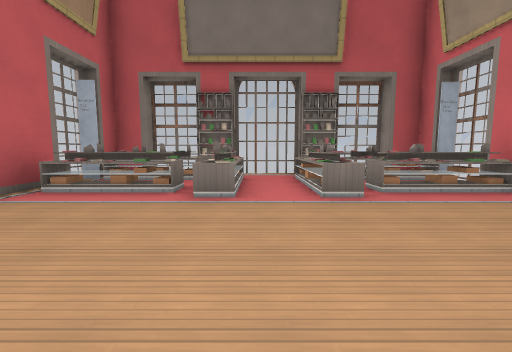
view 1 (above)

16 first-person views from a walk through a 3-D level made in the Godot game engine. The camera is 1.4 m above the floor, tilts 6° down and sees 90° across. The floor is counted in squares, 2 m on a side. Each view is taken from the middle of a square. On the plan, view 1 faces up. The plan holds only what a view shows up to about 9 squares ahead; the rest is blank. The place goes on beyond the plan. Some surface patterns are stand-ins.

view 2
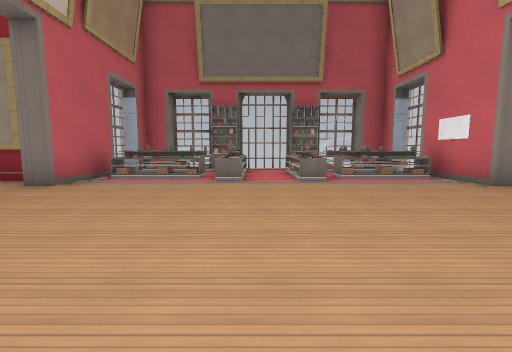

view 3
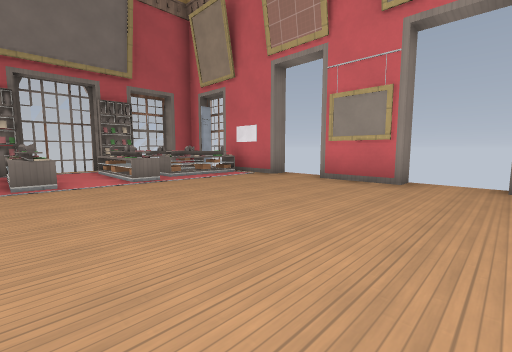

view 4
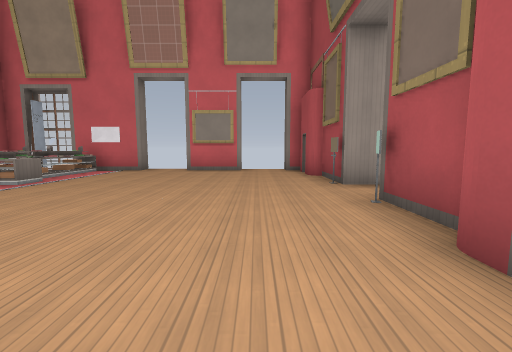

view 5
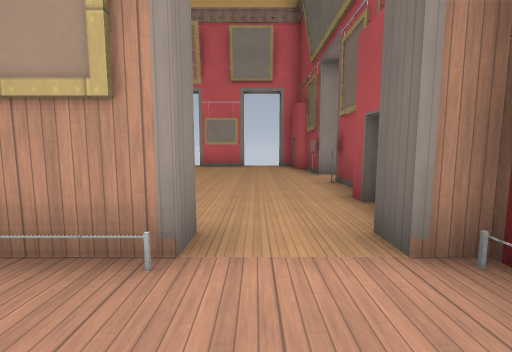

view 6
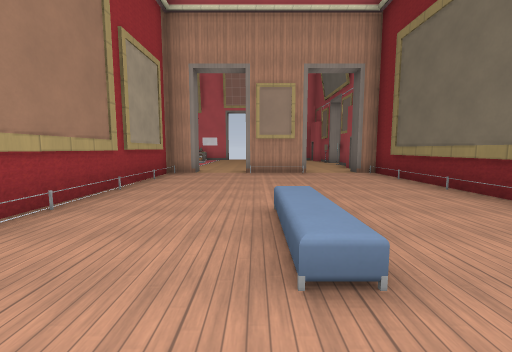

view 7
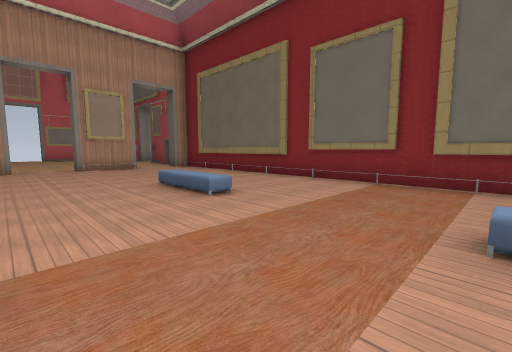

view 8
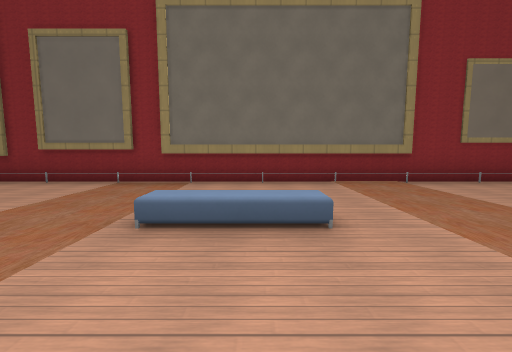

view 9
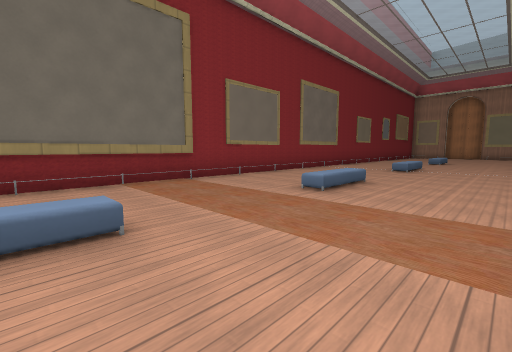

view 10
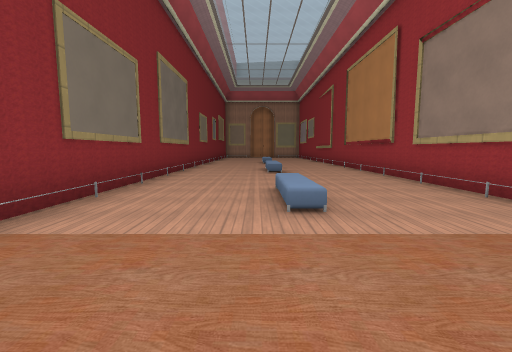

view 11
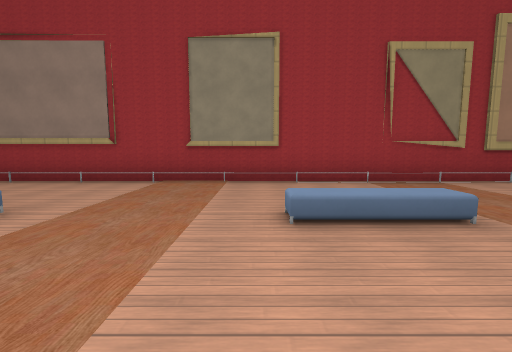

view 12
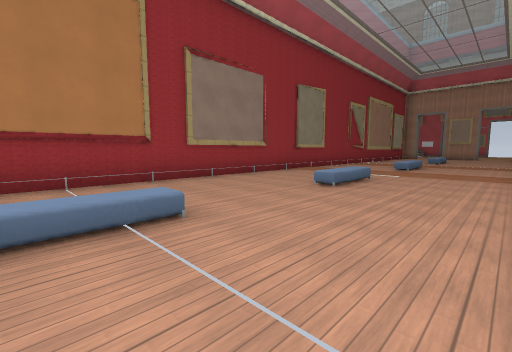

view 13
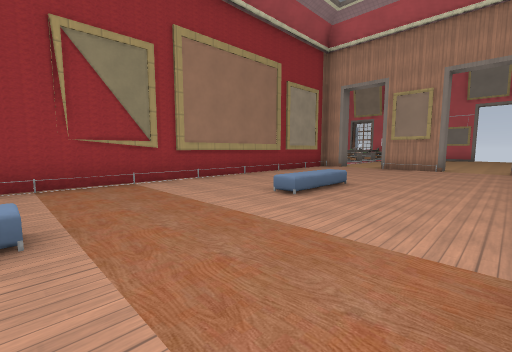

view 14
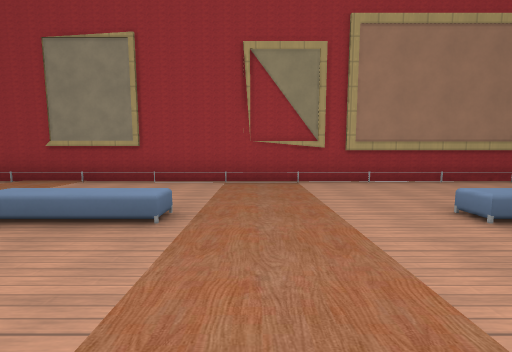

view 15
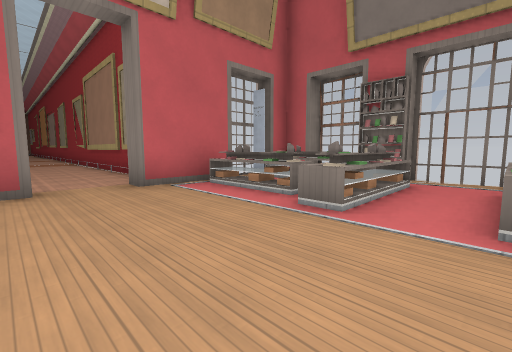

view 16
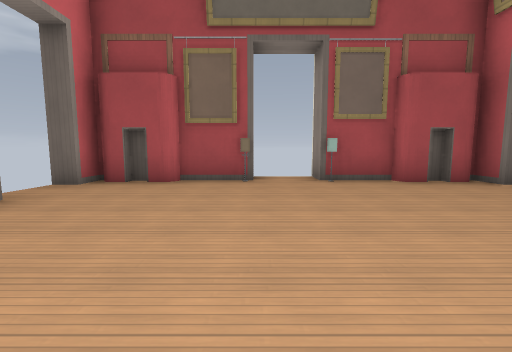

### Floor plan
Key: @ floor where view 1 was taken; # wall or solid block; x gap in a wall; . floor; ^ raised ledge.
Columns run from 25 left of view 1 to 5 right of it. Each row starts with its distance up from view 1.
  8                        ######
  7                      ####..####
  6                      #^^^.^^^^#
  5                      #^^^.^^^##
  4 ######################^^^.^^^^#
  3 .....................#........#
  2 ...............................
  1 ..........^....^.....#........#
  0 .....................#...@....#
 -1 ..............................
 -2 .....................#........x
 -3 #########################.#####
 -4                         # #

Where each view was taken, in squares from view 1:
view 1: 0 up, 0 right, facing up
view 2: 2 down, 0 right, facing up
view 3: 2 down, 1 left, facing up-right
view 4: 1 down, 4 left, facing right
view 5: 1 down, 6 left, facing right
view 6: 1 up, 12 left, facing right
view 7: 3 up, 14 left, facing down-right
view 8: 3 up, 15 left, facing down
view 9: 3 up, 15 left, facing down-left
view 10: 0 up, 16 left, facing left
view 11: 2 down, 16 left, facing up
view 12: 2 down, 25 left, facing up-right
view 13: 2 down, 14 left, facing up-right
view 14: 2 down, 13 left, facing up
view 15: 1 up, 1 right, facing up-left
view 16: 3 up, 1 right, facing down
